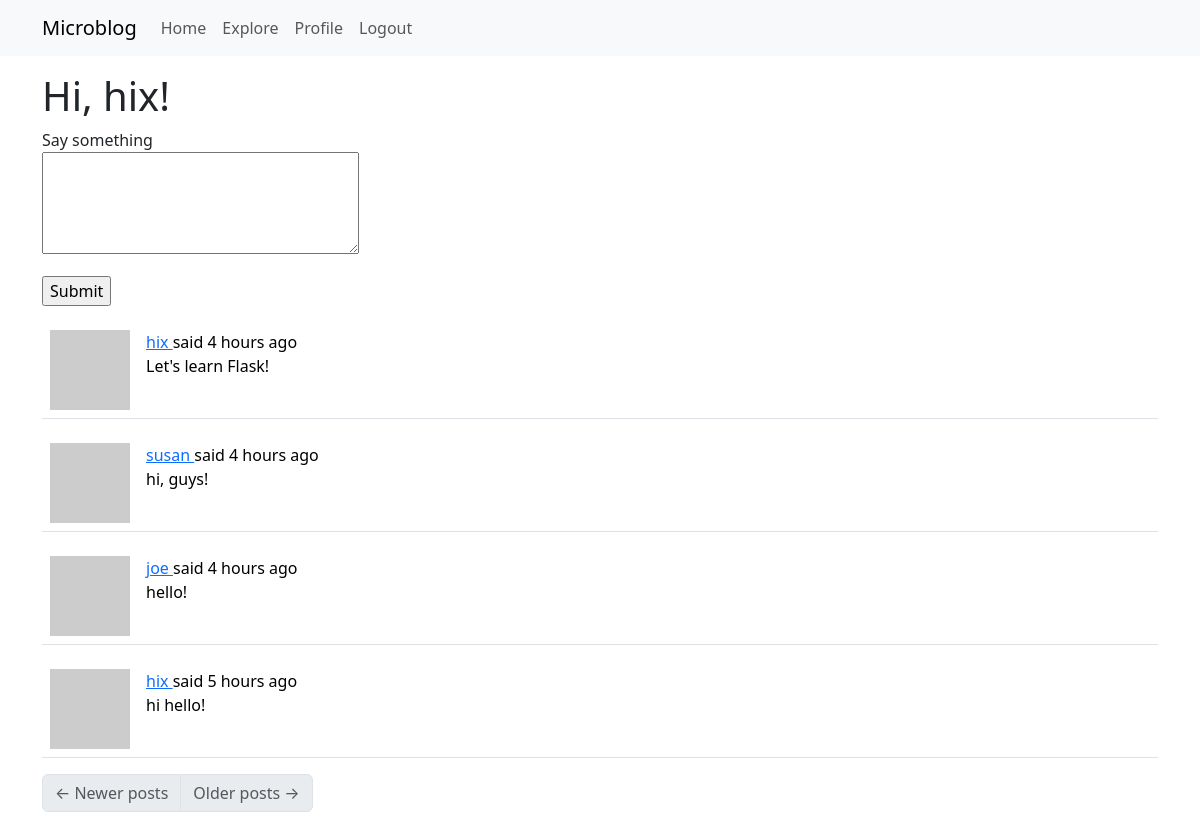
Before: /index (signed in) with the older database file.
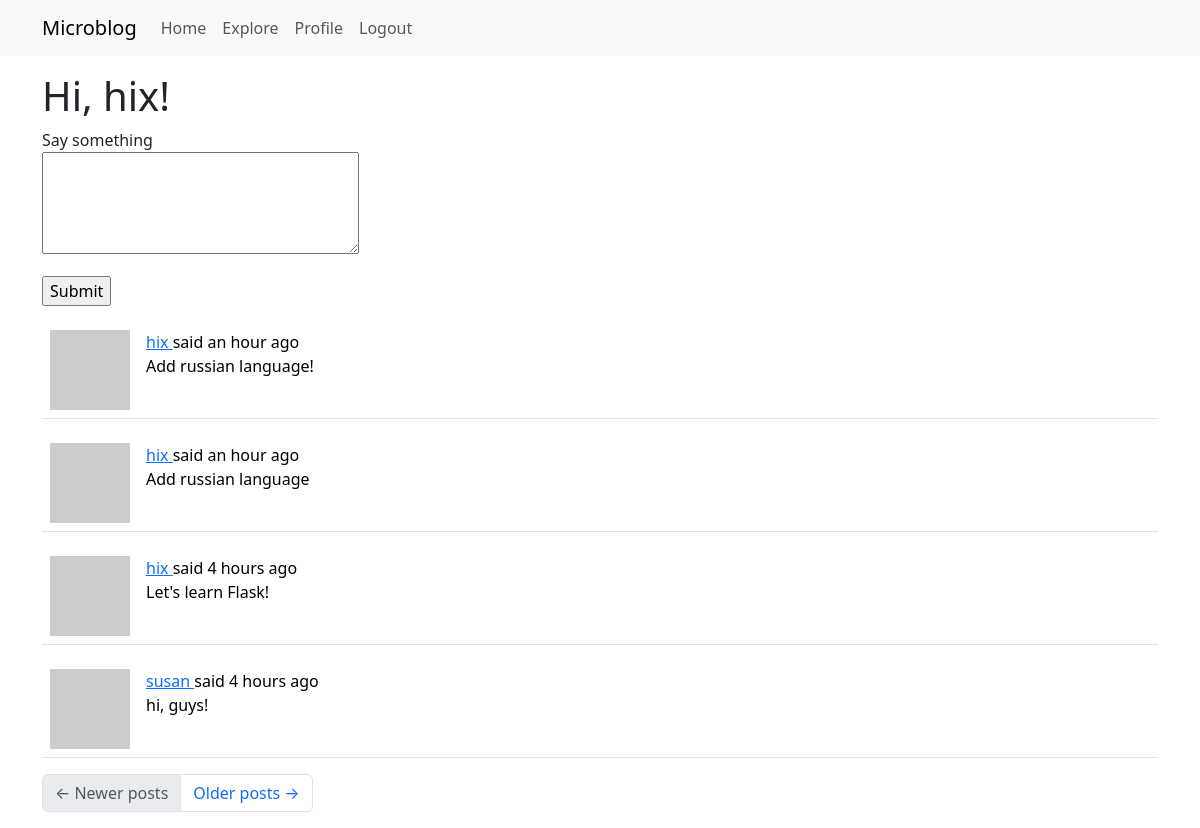
After: the same page with the newer database file.
### app/models.py (models this page shows, shortened)
class Post(db.Model):
    id: so.Mapped[int] = so.mapped_column(primary_key=True)
    body: so.Mapped[str] = so.mapped_column(sa.String(140))
    timestamp: so.Mapped[datetime] = so.mapped_column(default=datetime.utcnow)
    user_id: so.Mapped[int] = so.mapped_column(sa.ForeignKey('user.id'))
    author: so.Mapped['User'] = so.relationship('User', back_populates='posts')

### app/routes.py (the view)
@app.route('/', methods=['GET', 'POST'])
@app.route('/index', methods=['GET', 'POST'])
@login_required
def index():
    form = PostForm()
    if form.validate_on_submit():
        post = Post(body=form.post.data, author=current_user)
        db.session.add(post)
        db.session.commit()
        flash(_('Your post is now live!'))
        return redirect(url_for('index'))
    page = request.args.get('page', 1, type=int)
    posts = db.paginate(current_user.following_posts(), page=page,
                        per_page=app.config['POSTS_PER_PAGE'], error_out=False)
    next_url = url_for('index', page=posts.next_num) \
        if posts.has_next else None
    prev_url = url_for('index', page=posts.prev_num) \
        if posts.has_prev else None
    return render_template('index.html', title=_('Home'), form=form,
                           posts=posts.items, next_url=next_url,
                           prev_url=prev_url)

### app/forms.py
class PostForm(FlaskForm):
    post = TextAreaField(_l('Say something'), validators=[
        DataRequired(), Length(min=1, max=140)])
    submit = SubmitField(_l('Submit'))

### app/__init__.py (called while the page is built)
def get_locale():
    return 'ru'

### app/models.py (called while the page is built)
@login.user_loader
def load_user(id):
    return db.session.get(User, int(id))

    def avatar(self, size):
        digest = md5(self.email.lower().encode('utf-8')).hexdigest()
        return f'https://www.gravatar.com/avatar/{digest}?d=wavatar&s={size}'

    def following_posts(self):
        Author = so.aliased(User)
        Follower = so.aliased(User)
        return (
            sa.select(Post)
            .join(Post.author.of_type(Author))
            .join(Author.followers.of_type(Follower), isouter=True)
            .where(sa.or_(
                Follower.id == self.id,
                Author.id == self.id,
            ))
            .group_by(Post)
            .order_by(Post.timestamp.desc())
        )

### app/routes.py (called while the page is built)
@app.before_request
def before_request():
    if current_user.is_authenticated:
        current_user.last_seen = datetime.now(timezone.utc)
        db.session.commit()
    g.locale = str(get_locale())

### app/templates/index.html (shortened to what this page needs)
{% extends "base.html" %}
{% block content %}
    <h1>{{ _('Hi, %(username)s!', username=current_user.username) }}</h1>
    {% if form %}
    <form action="" method="post">
        <p>
            {{ form.post.label }}<br>
            {{ form.post(cols=32, rows=4) }}<br>
        </p>
        <p>{{ form.submit() }}</p>
    </form>
    {% endif %}
    {% for post in posts %}
      {% include '_post.html' %}
    {% endfor %}
    <nav aria-label="Post navigation">
        <ul class="pagination">
            <li class="page-item{% if not prev_url %} disabled{% endif %}">
                <a class="page-link" href="{{ prev_url }}">
                    <span aria-hidden="true">&larr;</span> {{ _('Newer posts') }}
                </a>
            </li>
            <li class="page-item{% if not next_url %} disabled{% endif %}">
                <a class="page-link" href="{{ next_url }}">
                    {{ _('Older posts') }} <span aria-hidden="true">&rarr;</span>
                </a>
            </li>
        </ul>
    </nav>
{% endblock %}

### app/templates/_post.html (shortened to what this page needs)
    <table class="table table-hover">
        <tr>
            <td width="70px">
                <a href="{{ url_for('user', username=post.author.username) }}">
                    <img src="{{ post.author.avatar(70) }}" />
                </a>
            </td>
            <td>
                {{ _('%(username)s said %(when)s',
                    username=user_link, when=moment(post.timestamp).fromNow()) }}
                <br>
                {{ post.body }}
            </td>
        </tr>
    </table>

Changed rows visible on the page:
no longer on this page (row unchanged): Post: body "hello!"
no longer on this page (row unchanged): Post: body "hi hello!"
added Post: body "Add russian language!"
added Post: body "Add russian language"
